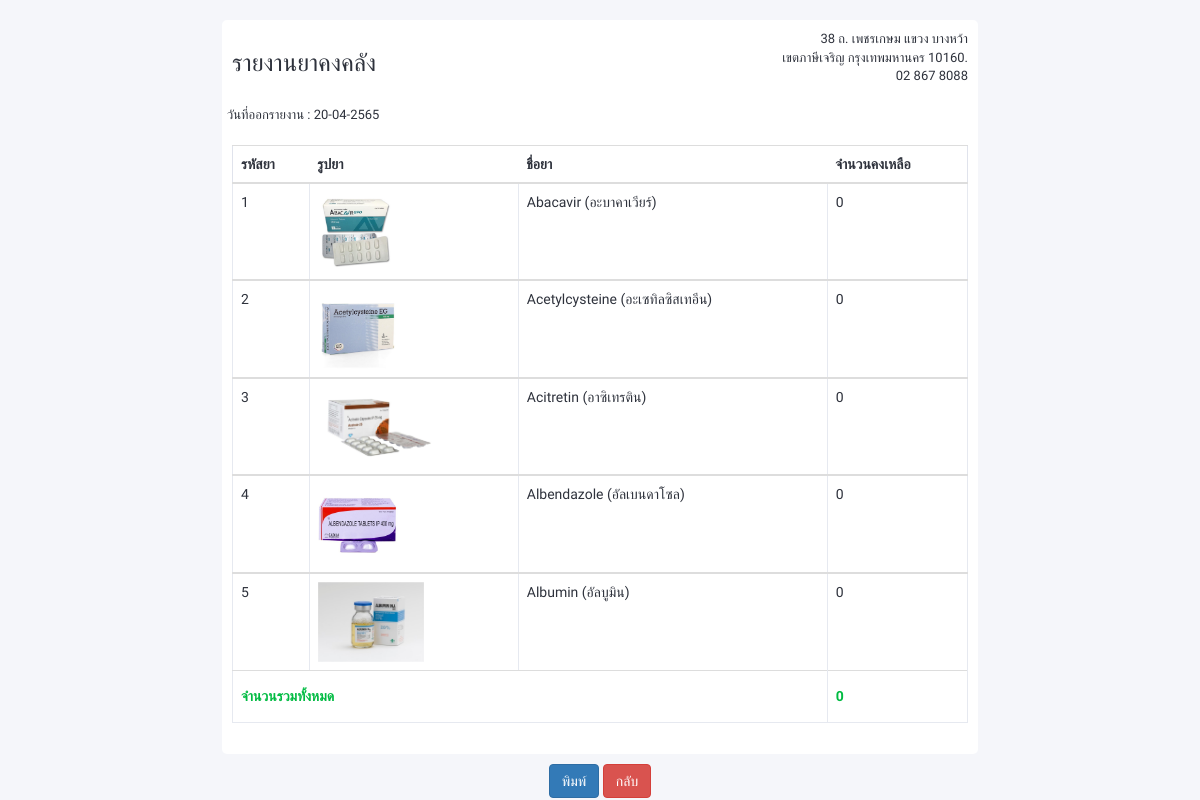
Before: /Medreport.php with the older database file.
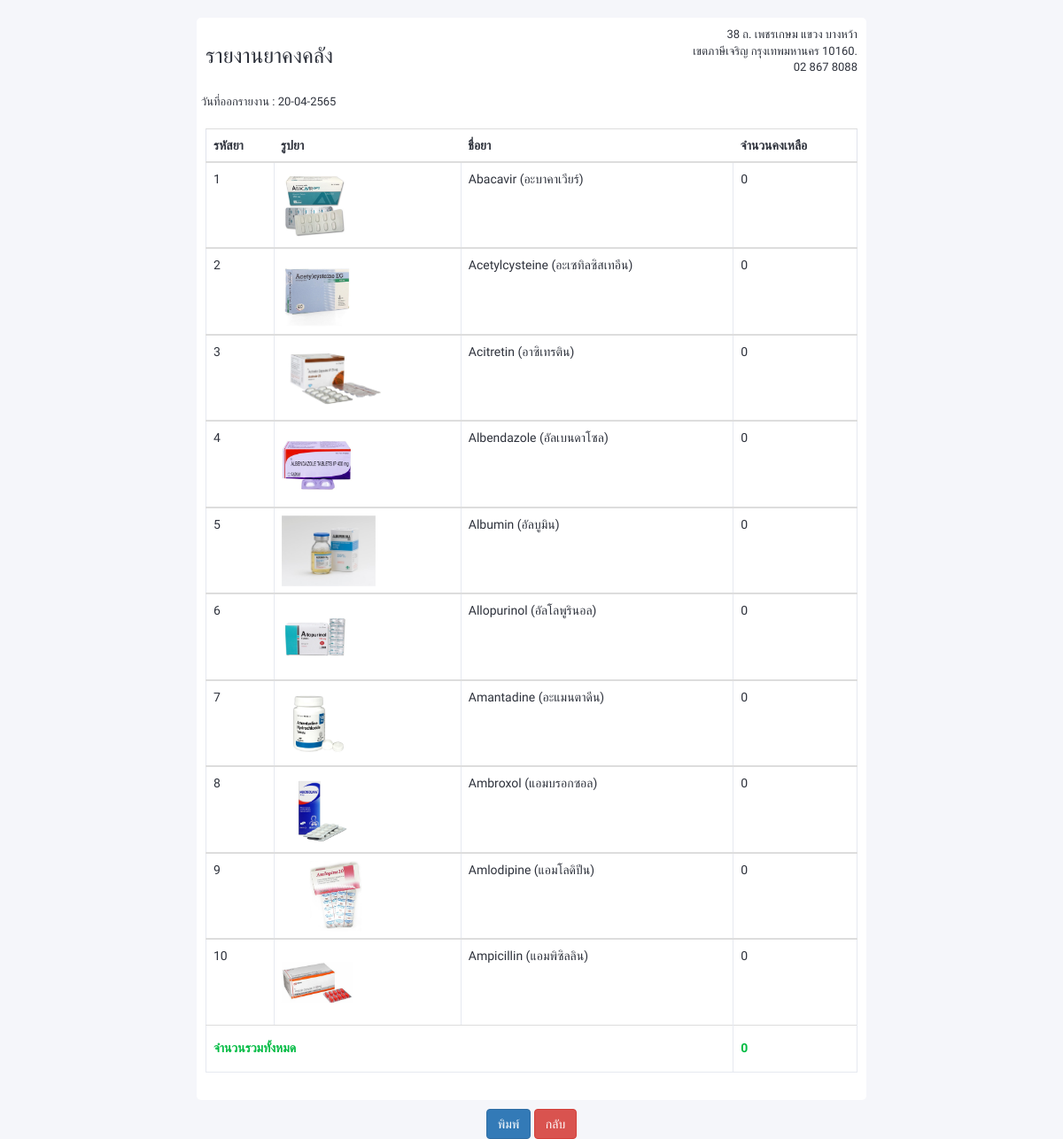
After: the same page with the newer database file.
### tables this page shows
CREATE TABLE `tbl_med` (
  `MedId` int(11) NOT NULL,
  `TypeId` int(11) DEFAULT NULL,
  `CateId` int(11) DEFAULT NULL,
  `VolumnId` int(11) DEFAULT NULL,
  `UnitId` int(11) DEFAULT NULL,
  `MedName` varchar(255) DEFAULT NULL,
  `MedPack` varchar(255) DEFAULT NULL,
  `MedPrice` varchar(255) DEFAULT NULL,
  `MedDes` varchar(255) DEFAULT NULL,
  `MedIndi` varchar(255) DEFAULT NULL,
  `MedNoti` varchar(255) DEFAULT NULL,
  `MedLow` int(11) DEFAULT NULL,
  `MedTotal` int(11) DEFAULT NULL,
  `MedPoint` int(11) DEFAULT NULL,
  `MedPath` varchar(255) DEFAULT NULL
);

### Medreport.php (the view, shortened to what this page needs)
<?php
    include('Connect.php');
?>
<!DOCTYPE html>
<html lang="en">
<head>
    <link rel="stylesheet" href="https://maxcdn.bootstrapcdn.com/bootstrap/3.4.1/css/bootstrap.min.css">
    </head>
<body>
<div class="container">
<div class="row gutters" id="printContent">
		<div class="col-xl-12 col-lg-12 col-md-12 col-sm-12 col-12">
			<div class="card">
				<div class="card-body p-0">
					<div class="invoice-container">
						<div class="invoice-header">
							<div class="row gutters">
								<div class="col-xl-6 col-lg-6 col-md-6 col-sm-6">
                                        <?php
                                            echo "<h3>รายงานยาคงคลัง</h3>";
                                        ?>
								</div>
                                <div class="col-lg-6 col-md-6 col-sm-6">
									<address class="text-right">
                                        38 ถ. เพชรเกษม แขวง บางหว้า <br>
										เขตภาษีเจริญ กรุงเทพมหานคร 10160.<br>
										02 867 8088
									</address>
								</div>
							<div class="row gutters">
								<div class="col-xl-9 col-lg-9 col-md-12 col-sm-12 col-12">
									<div class="invoice-details">
										<address>
										<?php
                                             $Datereport = date("d")."-".date("m")."-".(date("Y")+543);
                                             echo "วันที่ออกรายงาน : ". $Datereport;
                                        ?>
										</address>
									</div>
								</div>
								<div class="col-xl-3 col-lg-3 col-md-12 col-sm-12 col-12">
									<div class="invoice-details">
									</div>
								</div>
							</div>
						</div>
						<div class="invoice-body">
							<div class="row gutters">
								<div class="col-lg-12 col-md-12 col-sm-12">
									<div class="table-responsive">
										<table class="table custom-table m-0">
												<tr>
													<th>รหัสยา</th>
                                                    <th>รูปยา</th>
													<th>ชื่อยา</th>
                                                    <th>จำนวนคงเหลือ</th>
												</tr>
                                            <?php
                                                $sql = "SELECT * FROM tbl_med";
                                                $result = $conn->query($sql);
                                                $data = array();
                                                while($row = $result->fetch_assoc())
                                                {
                                                    $data[] = $row;
                                                }
                                                foreach($data as $key => $Med){
                                                    $sum = $sum + $Med["MedTotal"];
                                            ?>
											<tbody>
												<tr>
                                                    <td><?php echo $Med["MedId"]; ?></td>
                                                    <td><?php echo '<img src="upload/'.$Med['MedPath'].'" height = "80" widht = "80"/>';?></td>
                                                    <td><?php echo $Med["MedName"]; ?></td>
                                                    <td><?php echo $Med["MedTotal"]; ?></td>
												</tr>
                                                <tr>
                                            <?php } ?>
												<tr>
													<td colspan="3"><h5 class="text-success"><strong>จำนวนรวมทั้งหมด</strong></h5></td>
                                                    <td><h5 class="text-success"><strong><?php echo $sum. "<br>";?></strong></h5></td>
												</tr>
											</tbody>
										</table>
									</div>
								</div>
							</div>
						</div>
                        <div class="row">
                            <div class="col-md-12 text-right identity">
                            </div>
						</div>
					</div>
				</div>
			</div>
		</div>
	</div>
</div>
</div>
</body>
            <div class="form-group text-center">
                <div class="col-md-12 mt-3">
                    <input type="button" value="พิมพ์" class="btn btn-primary" onclick="window.printWindow()" />
                    <a href="Medshow.php" class="btn btn-danger">กลับ</a>
                </div>
            </div>
</html>

Changed rows visible on the page:
added tbl_med: MedId "6", MedPath (picture), MedName "Allopurinol (อัลโลพูรินอล)", MedTotal "0"
added tbl_med: MedId "7", MedPath (picture), MedName "Amantadine (อะแมนตาดีน)", MedTotal "0"
added tbl_med: MedId "8", MedPath (picture), MedName "Ambroxol (แอมบรอกซอล)", MedTotal "0"
added tbl_med: MedId "9", MedPath (picture), MedName "Amlodipine (แอมโลดิปีน)", MedTotal "0"
added tbl_med: MedId "10", MedPath (picture), MedName "Ampicillin (แอมพิซิลลิน)", MedTotal "0"
